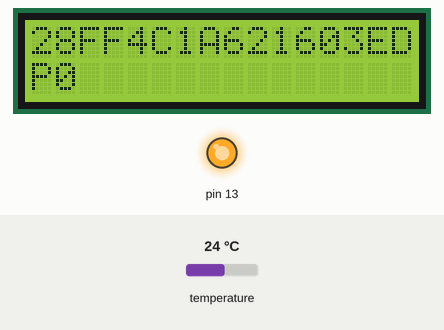
Recording of a sketch running on a simulated Arduino Uno, built with avr-gcc and run on an emulated ATmega328P. On the bench: 16×2 character LCD, output pins drawn as LEDs (lit = HIGH). Inputs (shaded band) come from the test bench; at power-on: temperature 24 °C.

Above: at 2.2 s.
2.3 s: temperature set to 12 °C
At 4.9 s:
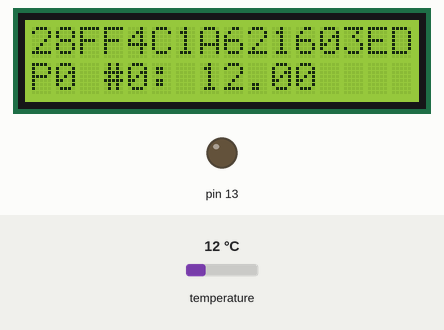
13.7 s: temperature set to 19 °C
At 18.9 s:
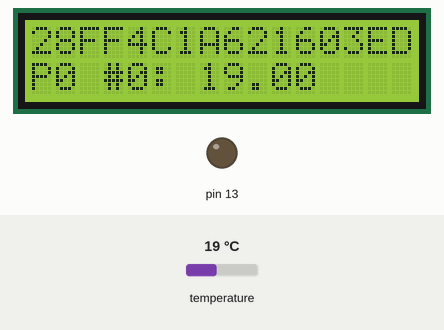
21.7 s: temperature set to 28 °C
At 24.4 s:
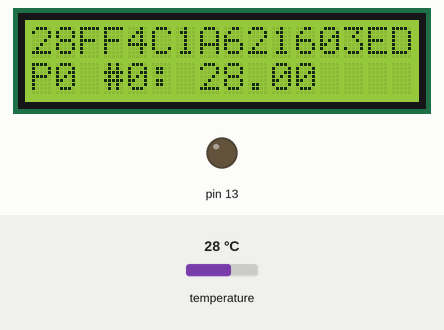
Timing chart, 0 to 34.1 s (numbered marks = the images above; inputs shaded):
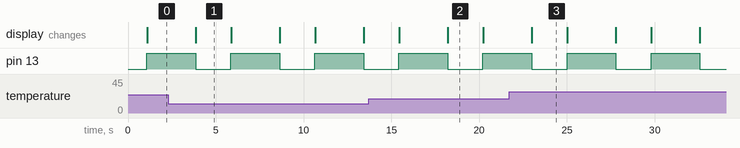

The sketch:

main.ino
```cpp
// Demo of a Keypad LCD Shield
// Common design sold by DFRobot, various vendors on eBay etc

#include <LiquidCrystal.h>
#include <DFR_LCD_Keypad.h>
#include <OneWire.h>
#include <DallasTemperature.h>


LiquidCrystal lcd(8,9,4,5,6,7);

DFR_LCD_Keypad keypad(A0, &lcd);

#define ONE_WIRE_BUS 2
OneWire oneWire(ONE_WIRE_BUS);
DallasTemperature sensors(&oneWire);
DeviceAddress t_addr;


int last_key, key;

void setup()
{
    pinMode(13, OUTPUT);

    pinMode(10, INPUT);
    lcd.begin(16,2);
    lcd.clear();

    sensors.begin();
    delay(1000);
}


void loop()
{
    unsigned long i = 0;
    char b[16];
    char buf[4];

    digitalWrite(13, HIGH);

    lcd.clear();
    lcd.setCursor(0, 0);
    if (!sensors.getAddress(t_addr, 0))
        lcd.print("Unknown!");
    else
    {
        for (uint8_t i = 0; i < 8; i++)
        {
            snprintf(buf, 4, "%02X", (unsigned char)t_addr[i]);
            lcd.print(buf);
        }
    }

    lcd.setCursor(0, 1);
    if (sensors.isParasitePowerMode())
        lcd.print("P1 ");
    else
        lcd.print("P0 ");

    sensors.requestTemperatures();
    delay(2000);
    digitalWrite(13, LOW);

    lcd.print("#0: ");
    lcd.print(sensors.getTempCByIndex(0));

    delay(2000);

#if 0
    while (1) {
        snprintf(b, 16, "%lu", ++i);
        lcd.setCursor(0, 0);
        lcd.print(b);

        last_key = keypad.get_last_key();
        key      = keypad.read_key();

        // only clear and update the LCD if they key state has changed
        if (key != last_key) {
            // key has changed

            lcd.setCursor(0, 1);
            // print the key selection to the LCD
            switch (key) {
            case KEY_RIGHT:
                lcd.print("RIGHT ");
                break;

            case KEY_UP:
                lcd.print("UP    ");
                break;

            case KEY_DOWN:
                lcd.print("DOWN  ");
                break;

            case KEY_LEFT:
                lcd.print("LEFT  ");
                break;

            case KEY_SELECT:
                lcd.print("SELECT");
                break;

            case KEY_NONE:
            default:
                lcd.print("NONE  ");
                break;
            }
        }
    }
#endif
}

// EOF
```

DFR_LCD_Keypad.cpp
```cpp
/*
	Arduino LCD + Keypad Library
	by Andy Gock
	http://micro.gock.net
*/
#include "DFR_LCD_Keypad.h"

DFR_LCD_Keypad::DFR_LCD_Keypad()
{
	DFR_LCD_Keypad::DFR_LCD_Keypad(DFR_LCD_KEYPAD_KEY_PIN);
}

DFR_LCD_Keypad::DFR_LCD_Keypad(const uint8_t key_pin)
{
	// Make sure pin 10 is input, if it set to output and put high, it will cause the pin
	// to drive the backlight directly, which will exceed the maximum output load of the
	// MCU IO pins
	this->backlight_on();

	_key_pin = key_pin;
	_last_key = DFR_LCD_KEYPAD_KEY_NONE;
}

DFR_LCD_Keypad::DFR_LCD_Keypad(const uint8_t key_pin, LiquidCrystal *lcd)
{
	_lcd = lcd;
	DFR_LCD_Keypad::DFR_LCD_Keypad(A0);
}

void DFR_LCD_Keypad::backlight_off(void)
{
	pinMode(DFR_LCD_KEYPAD_BACKLIGHT_PIN, OUTPUT);
	digitalWrite(DFR_LCD_KEYPAD_BACKLIGHT_PIN, 0);
}

void DFR_LCD_Keypad::backlight_on(void)
{
	pinMode(DFR_LCD_KEYPAD_BACKLIGHT_PIN, INPUT);
}

uint8_t DFR_LCD_Keypad::read_key(void)
{
	uint16_t adcval = analogRead(_key_pin);

	if ((adcval >= DFR_LCD_KEYPAD_KEY_RIGHT_ADC_LOW) && (adcval <= DFR_LCD_KEYPAD_KEY_RIGHT_ADC_HIGH)) {
		_last_key = DFR_LCD_KEYPAD_KEY_RIGHT;
		return DFR_LCD_KEYPAD_KEY_RIGHT;
	}

	if ((adcval >= DFR_LCD_KEYPAD_KEY_UP_ADC_LOW) && (adcval <= DFR_LCD_KEYPAD_KEY_UP_ADC_HIGH)) {
		_last_key = DFR_LCD_KEYPAD_KEY_UP;
		return DFR_LCD_KEYPAD_KEY_UP;
	}

	if ((adcval >= DFR_LCD_KEYPAD_KEY_DOWN_ADC_LOW) && (adcval <= DFR_LCD_KEYPAD_KEY_DOWN_ADC_HIGH)) {
		_last_key = DFR_LCD_KEYPAD_KEY_DOWN;
		return DFR_LCD_KEYPAD_KEY_DOWN;
	}

	if ((adcval >= DFR_LCD_KEYPAD_KEY_LEFT_ADC_LOW) && (adcval <= DFR_LCD_KEYPAD_KEY_LEFT_ADC_HIGH)) {
		_last_key = DFR_LCD_KEYPAD_KEY_LEFT;
		return DFR_LCD_KEYPAD_KEY_LEFT;
	}

	if ((adcval >= DFR_LCD_KEYPAD_KEY_SELECT_ADC_LOW) && (adcval <= DFR_LCD_KEYPAD_KEY_SELECT_ADC_HIGH)) {
		_last_key = DFR_LCD_KEYPAD_KEY_SELECT;
		return DFR_LCD_KEYPAD_KEY_SELECT;
	}

	if ((adcval >= DFR_LCD_KEYPAD_KEY_NONE_ADC_LOW) && (adcval <= DFR_LCD_KEYPAD_KEY_NONE_ADC_HIGH)) {
		_last_key = DFR_LCD_KEYPAD_KEY_NONE;
		return DFR_LCD_KEYPAD_KEY_NONE;
	}

	// return key 'none' if nothing else matches
	return DFR_LCD_KEYPAD_KEY_NONE;
}

// Return the last key that was read
uint8_t DFR_LCD_Keypad::get_last_key(void)
{
	return _last_key;
}
```

DFR_LCD_Keypad.h
```cpp
/*
	Arduino LCD + Keypad Library
	by Andy Gock
	http://micro.gock.net

	For use with common LCD / Keypad shields such as:

	DFRobot DFR0009
	http://www.dfrobot.com/wiki/index.php?title=Arduino_LCD_KeyPad_Shield_%28SKU:_DFR0009%29

 */
#ifndef DFR_LCD_KEYPAD_H
#define DFR_LCD_KEYPAD_H

#if defined(ARDUINO) && (ARDUINO >= 100)
	#include "Arduino.h"
#else
	#include "WProgram.h"
#endif

#include <LiquidCrystal.h>

#if !defined(DFR_LCD_KEYPAD_BACKLIGHT_PIN)
	#define DFR_LCD_KEYPAD_BACKLIGHT_PIN 10
#endif

#if !defined(DFR_LCD_KEYPAD_KEY_PIN)
	#define DFR_LCD_KEYPAD_KEY_PIN       A0
#endif

#define DFR_LCD_KEYPAD_KEY_RIGHT  0
#define DFR_LCD_KEYPAD_KEY_UP     1
#define DFR_LCD_KEYPAD_KEY_DOWN   2
#define DFR_LCD_KEYPAD_KEY_LEFT   3
#define DFR_LCD_KEYPAD_KEY_SELECT 4
#define DFR_LCD_KEYPAD_KEY_NONE   5

#define DFR_LCD_KEYPAD_KEY_RIGHT_ADC_LOW   0
#define DFR_LCD_KEYPAD_KEY_RIGHT_ADC_HIGH  20
#define DFR_LCD_KEYPAD_KEY_UP_ADC_LOW      120
#define DFR_LCD_KEYPAD_KEY_UP_ADC_HIGH     140
#define DFR_LCD_KEYPAD_KEY_DOWN_ADC_LOW    290
#define DFR_LCD_KEYPAD_KEY_DOWN_ADC_HIGH   339
#define DFR_LCD_KEYPAD_KEY_LEFT_ADC_LOW    450
#define DFR_LCD_KEYPAD_KEY_LEFT_ADC_HIGH   520
#define DFR_LCD_KEYPAD_KEY_SELECT_ADC_LOW  700
#define DFR_LCD_KEYPAD_KEY_SELECT_ADC_HIGH 780
#define DFR_LCD_KEYPAD_KEY_NONE_ADC_LOW    1000
#define DFR_LCD_KEYPAD_KEY_NONE_ADC_HIGH   1023

#define KEY_RIGHT  DFR_LCD_KEYPAD_KEY_RIGHT
#define KEY_UP     DFR_LCD_KEYPAD_KEY_UP
#define KEY_DOWN   DFR_LCD_KEYPAD_KEY_DOWN
#define KEY_LEFT   DFR_LCD_KEYPAD_KEY_LEFT
#define KEY_SELECT DFR_LCD_KEYPAD_KEY_SELECT
#define KEY_NONE   DFR_LCD_KEYPAD_KEY_NONE

class DFR_LCD_Keypad
{
	private:
		uint8_t _key_pin;
		uint16_t _last_key;
		LiquidCrystal *_lcd;

	public:
		DFR_LCD_Keypad();
		DFR_LCD_Keypad(const uint8_t key_pin);
		DFR_LCD_Keypad(const uint8_t key_pin, LiquidCrystal *lcd);
		void backlight_off(void);
		void backlight_on(void);
		uint8_t read_key(void);
		uint8_t get_last_key(void);
};

#endif
```

Measured:
- after the input at 2.3 s, the display: changes after 1.6 s (image 1)
- after the input at 13.7 s, the display: first differs from a run without the input after 4.5 s (image 2)
- after the input at 21.7 s, the display: changes after 1.3 s (image 3)
- by itself, pin 13: alternates HIGH for 2.8 s and LOW for 2.0 s
- what the display in image 1 shows lasts 2.0 s, from 3.9 s to 5.9 s
